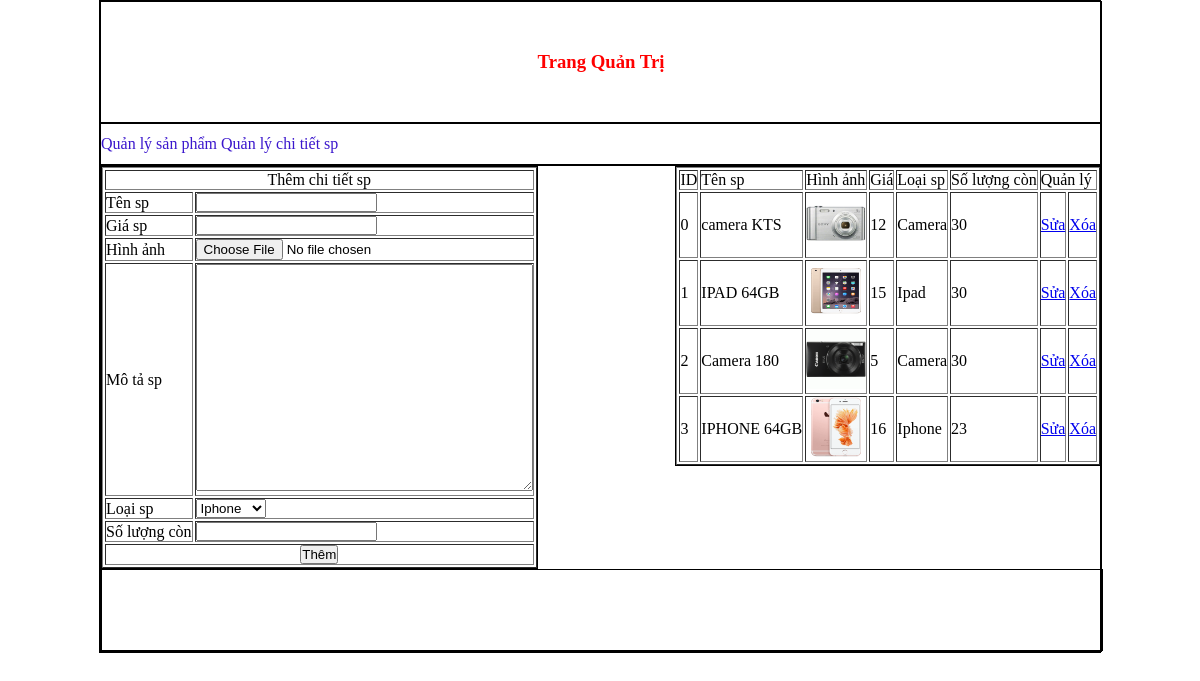
The page /admin/index.php?quanly=quanlychitietsp&ac=them on the database its author committed.
### tables this page shows
CREATE TABLE `chitietsp` (
  `id_sp` int(11) NOT NULL,
  `tensp` varchar(255) NOT NULL,
  `hinhanh` varchar(100) NOT NULL,
  `gia` int(100) NOT NULL,
  `mota` longtext NOT NULL,
  `id_loaisp` int(100) NOT NULL,
  `thutu` int(100) NOT NULL
);

CREATE TABLE `loaisp` (
  `id_loaisp` int(11) NOT NULL,
  `tenloaisp` varchar(255) NOT NULL,
  `thutu` int(100) NOT NULL
);

### admin/modules/quanlychitietsp/lietke.php (the view)
<?php
	$sql="select * from chitietsp,loaisp where loaisp.id_loaisp=chitietsp.id_loaisp order by chitietsp.id_sp desc";
	$run=mysql_query($sql);
?>
<table width="100%" border="1">
  <tr>
    <td>ID</td>
    <td>Tên sp</td>
    <td>Hình ảnh</td>
    <td>Giá</td>
    <td>Loại sp</td>
    <td>Số lượng còn</td>
    <td colspan="2">Quản lý</td>
  </tr>
  <?php
  	$i=0;
  	while($dong=mysql_fetch_array($run)){
  ?>
  <tr>
    <td><?php echo $i; ?></td>
    <td><?php echo $dong['tensp']; ?></td>
    <td><img src="modules/quanlychitietsp/uploads/<?php echo $dong['hinhanh'] ?>" width="60" height="60"></td>
    <td><?php echo $dong['gia']; ?></td>
    <td><?php echo $dong['tenloaisp']; ?></td>
    <td><?php echo $dong['thutu']; ?></td>
    <td><a href="index.php?quanly=quanlychitietsp&ac=sua&id=<?php echo $dong['id_sp'] ?>">Sửa</a></td>
    <td><a href="modules/quanlychitietsp/xuly.php?id=<?php echo $dong['id_sp'] ?>">Xóa</a></td>
  </tr>
  <?php
  $i++;
	}
  ?>
</table>

### admin/style/css.css (style rules this page uses)
* { padding: 0; margin: 0; }

### rows shown on the page
chitietsp: tensp "camera KTS", hinhanh (picture), gia "12", id_loaisp.tenloaisp "Camera", id_loaisp.thutu "30"
chitietsp: tensp "IPAD 64GB", hinhanh (picture), gia "15", id_loaisp.tenloaisp "Ipad", id_loaisp.thutu "30"
chitietsp: tensp "Camera 180", hinhanh (picture), gia "5", id_loaisp.tenloaisp "Camera", id_loaisp.thutu "30"
chitietsp: tensp "IPHONE 64GB", hinhanh (picture), gia "16", id_loaisp.tenloaisp "Iphone", id_loaisp.thutu "23"

### other values the page prints
form field loaisp "Iphone"
